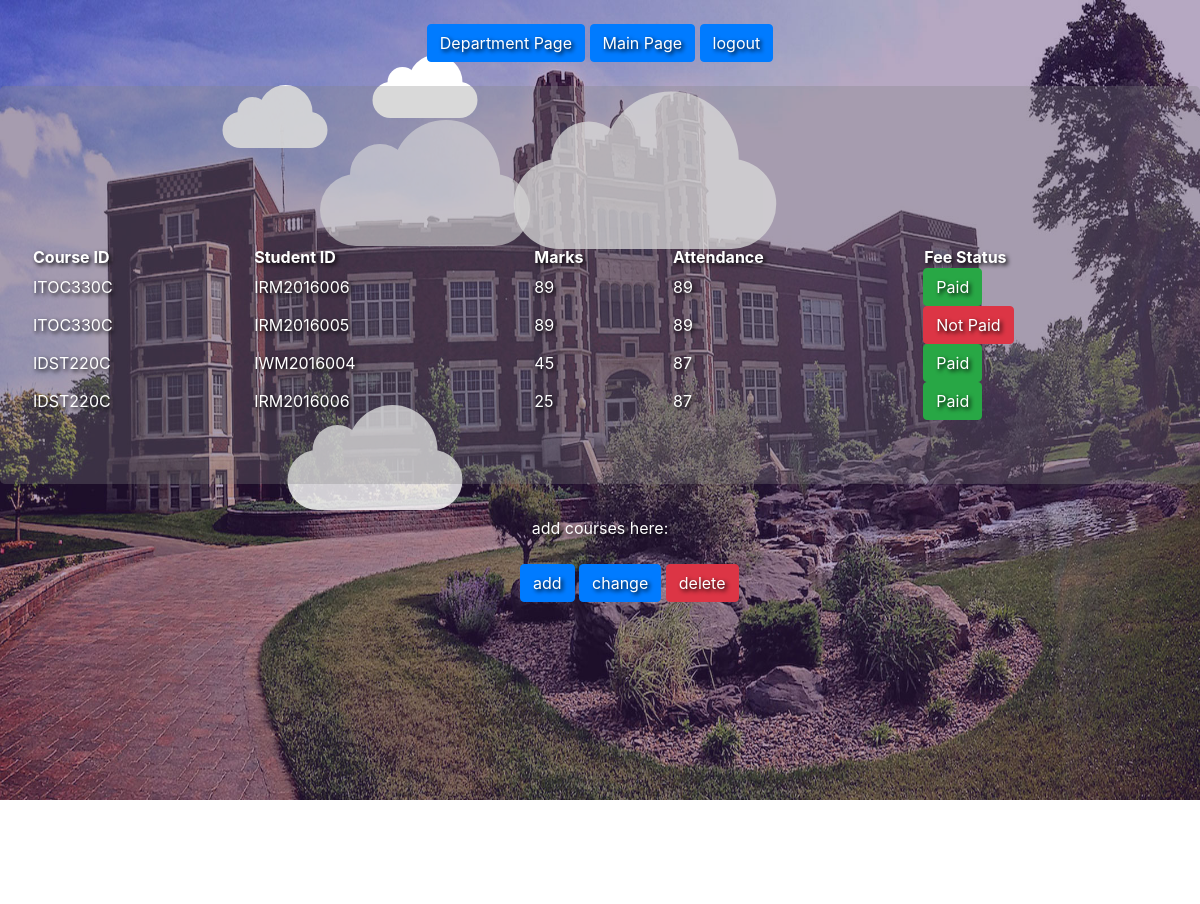
Before: /showAllStudentCourses (signed in) with the older database file.
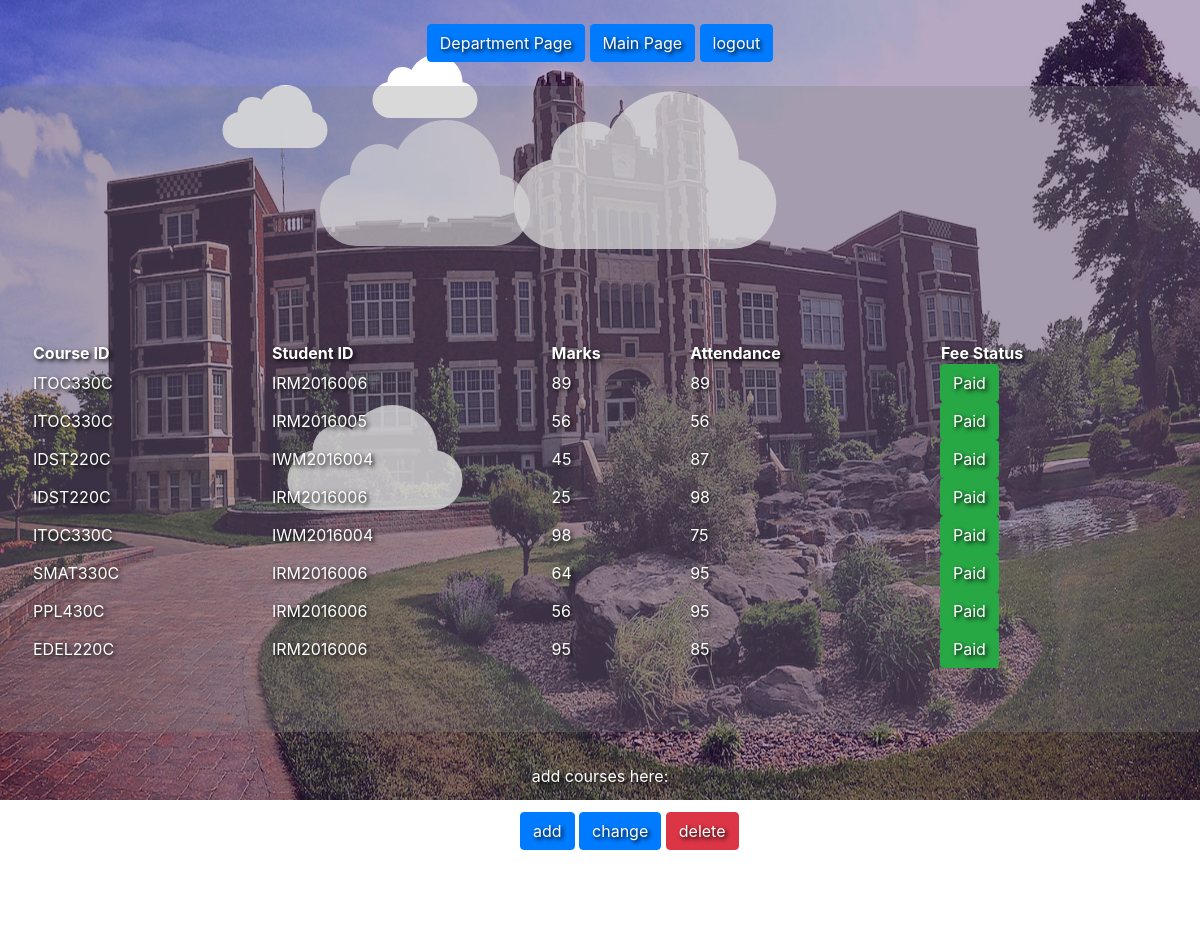
After: the same page with the newer database file.
### models.py (models this page shows, shortened)
class StudentCourse(Base):
    __tablename__='studentCourses'
    courseID = db.Column(db.String(50),ForeignKey('Courses.courseID'),primary_key=True,unique=False)
    studentID =  db.Column(db.String(50),ForeignKey('Students.ID'),primary_key=True,unique=False)
    marks = db.Column(db.Integer(),unique=False)
    attendance = db.Column(db.Integer(),unique=False)
    status = db.Column(db.Integer(),unique=False)
    Courses = relationship("Course")
    Students = relationship("Student")

### app.py (the view)
@app.route('/showAllStudentCourses',methods=['POST','GET'])
def showAllStudentCourses():
    if request.method == 'GET' and session['inputName']:
        studcours = StudentCourse.query.all()
        return render_template('studentcourse.html', studcours=studcours)

### templates/studentcourse.html (shortened to what this page needs)
  <link href="http://getbootstrap.com/dist/css/bootstrap.min.css" rel="stylesheet">
    <link href="http://getbootstrap.com/examples/jumbotron-narrow/jumbotron-narrow.css" rel="stylesheet">
    <link href="../static/cloud.css" rel="stylesheet">
    <link href="../static/signup.css" rel="stylesheet">
      <div id="clouds">
            <div class="cloud x1"></div>
            <div class="cloud x1_5"></div>
            <div class="cloud x2"></div>
            <div class="cloud x3"></div>
            <div class="cloud x4"></div>
            <div class="cloud x5"></div>
        </div>
  <center> <a style="text-shadow: 2px 2px 4px #000000;" class="btn btn-primary" href="{{ url_for('showDepartments') }}" role="button">Department Page</a>
      <a style="text-shadow: 2px 2px 4px #000000;" class="btn btn-primary" href="{{ url_for('main') }}" role="button">Main Page</a>
        <a style="text-shadow: 2px 2px 4px #000000;" class="btn btn-primary" href="{{ url_for('logout') }}" role="button" > logout</a></center>
 <div class="jumbotron" style="background-color: rgba(128,128,128,0.3)" >
 <table style = "width: 100%">
  <tr>
    <th style=" color: white; text-shadow: 2px 2px 4px #000000;">Course ID</th>
    <th style=" color: white; text-shadow: 2px 2px 4px #000000;">Student ID</th>
    <th style=" color: white; text-shadow: 2px 2px 4px #000000;">Marks</th>
    <th style=" color: white; text-shadow: 2px 2px 4px #000000;">Attendance</th>
    <th style=" color: white; text-shadow: 2px 2px 4px #000000;">Fee Status</th>
  </tr>
  {% for item in studcours %}
  <tr>
        <td style=" color: white; text-shadow: 2px 2px 4px #000000;">{{ item['courseID'] }} </td>
        <td style=" color: white; text-shadow: 2px 2px 4px #000000;">{{ item['studentID'] }} </td>
        <td style=" color: white; text-shadow: 2px 2px 4px #000000;">{{ item['marks'] }} </td>
        <td style=" color: white; text-shadow: 2px 2px 4px #000000;">{{ item['attendance'] }} </td>
        {% if item['status'] == 0 %}
        <td class="btn btn-danger" style=" color: white; text-shadow: 2px 2px 4px #000000;">Not Paid </td>
        {% else %}
        <td class="btn btn-success" style=" color: white; text-shadow: 2px 2px 4px #000000;">Paid </td>
        {% endif %}
        <br>
    </tr>
{% endfor %}
</table>
</div>
<h class="pull-right" style=" color: white; text-shadow: 2px 2px 4px #000000;"><center>add courses here:</center></h>
      <center><div class="btn-group">
    &nbsp; &nbsp; &nbsp; &nbsp; &nbsp; &nbsp; &nbsp;<a href="{{ url_for('editStudentCourses') }}"><input type="submit" href="../templates/department1.html" value="add" style="text-shadow: 2px 2px 4px #000000;" class="btn btn-primary"></a>
      <a href="{{ url_for('changeStudentCourses') }}"><input type="submit" href="../templates/course1.html" value="change" style="text-shadow: 2px 2px 4px #000000;" class="btn btn-primary"></a>
     <a href="{{ url_for('deleteStudentCourses') }}"><input type="submit" href="../templates/course1.html" value="delete" style="text-shadow: 2px 2px 4px #000000;" class="btn btn-danger"></a>
</div></center>

Changed rows visible on the page:
changed StudentCourse "IRM2016005": marks "89" → "56"; attendance "89" → "56"; status "Not Paid" → "Paid"
changed StudentCourse (number 4 of 8 on the later page): attendance "87" → "98"
added StudentCourse: courseID "ITOC330C", studentID "IWM2016004", marks "98", attendance "75", status "Paid"
added StudentCourse: courseID "SMAT330C", studentID "IRM2016006", marks "64", attendance "95", status "Paid"
added StudentCourse: courseID "PPL430C", studentID "IRM2016006", marks "56", attendance "95", status "Paid"
added StudentCourse: courseID "EDEL220C", studentID "IRM2016006", marks "95", attendance "85", status "Paid"
